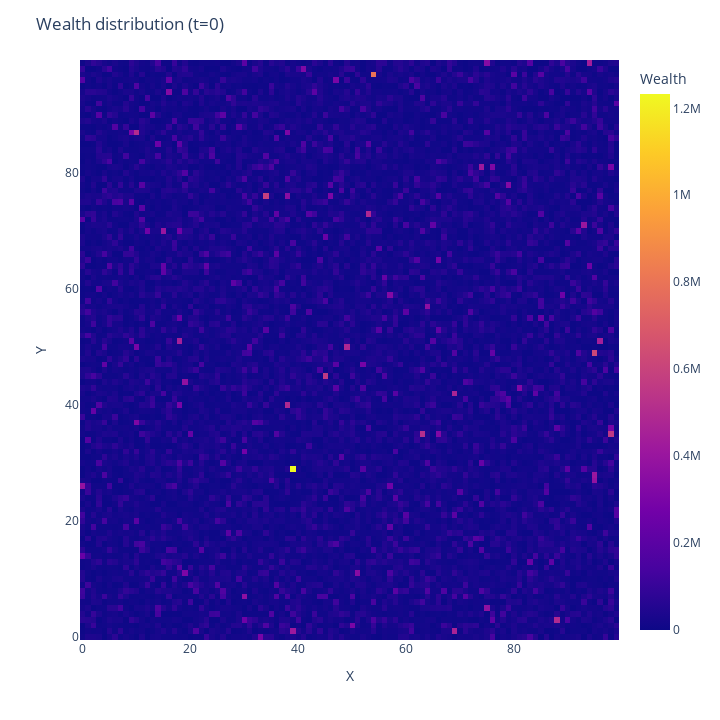
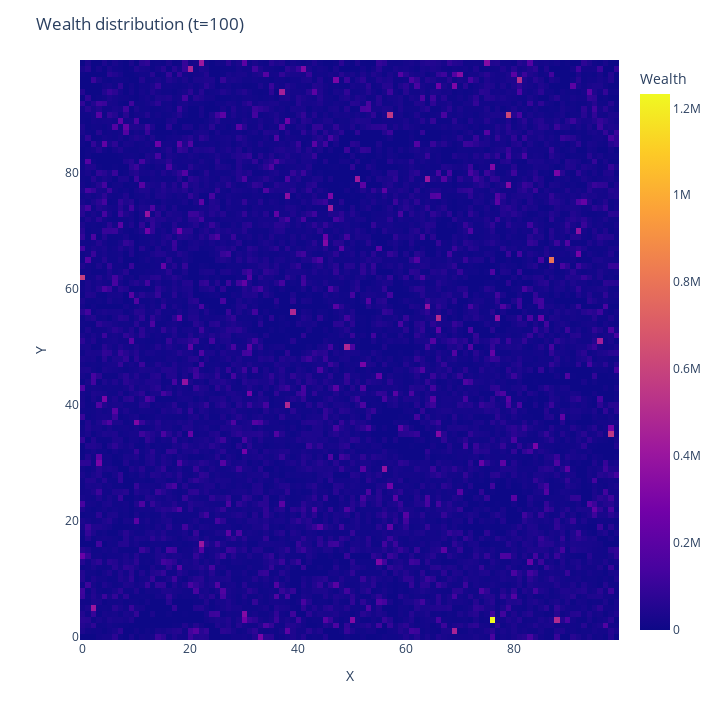

The cell these charts' notebook holds for them, in order:
### Markdown cell above
## Wealth distribution plots (prototypes):

### Code cell
def extract_data(model):
    """
    Extracts the data from the model and returns it as a DataFrame.
    """

    # Extract data from model
    x_coords = np.array([agent.pos[0] for agent in model.schedule.agents])  # Agent x coords
    y_coords = np.array([agent.pos[1] for agent in model.schedule.agents])  # Agent y coords
    wealths = np.array([agent.wealth for agent in model.schedule.agents])   # Agent wealths 
    types = np.array([agent.type for agent in model.schedule.agents])       # Agent types
    return x_coords, y_coords, wealths, types


def plot2D_modelWealth(model):
    """
    Plots a 2D density heatmap of the model.
        x-axis: x position
        y-axis: y position
        weights: wealth
    """

    # Extract data from model
    x_coords, y_coords, wealths, types = extract_data(model)
    df = pd.DataFrame({'x_pos': x_coords, 'y_pos': y_coords, 'wealth': wealths, 'type': types})

    # Create the 2D density heatmap
    fig = px.density_heatmap(df, x='x_pos', y='y_pos', z='wealth', nbinsx=model.width, nbinsy=model.height)

    # Set axis labels
    fig.update_layout(
        height=720, width=720,
        xaxis_title='X', yaxis_title='Y', 
        coloraxis_colorbar_title='Wealth',
        title=f'Wealth distribution (t={model.schedule.steps})'
    )

    # Show the plot
    fig.show()

def plot2D_modelTypes(model):
    fig, ax = plt.subplots()

    # If you want to run the simulation with more than 7 colors, you should set agent_colors accordingly
    agent_colors = {0: 'b', 1: 'r', 2: 'g', 3: 'c', 4: 'm', 5: 'y', 6: 'k'}

    positions = [agent.pos for agent in model.schedule.agents]
    types = [agent.type for agent in model.schedule.agents]
    colors = [agent_colors[agent_type] for agent_type in types]

    ax.scatter(*zip(*positions), color=colors, s=10)

    ax.set_title(f'Schelling model (t={model.schedule.steps})', fontsize=10, fontweight='bold')
    ax.set_xlim([0, model.width])
    ax.set_ylim([0, model.height])
    ax.set_xticks([])
    ax.set_yticks([])

    plt.show()

# Define model parameters
heigth, width = 100, 100
density = 0.9
fixed_areas_pc = 0.0
popilation_sizes = [0.8, 0.2]
homophily = 5
cluster_threshold = 4

# Create the model
model = Schelling(heigth, width, density, fixed_areas_pc, popilation_sizes, homophily, cluster_threshold)

plot2D_modelTypes(model)
plot2D_modelWealth(model)
for i in range(100):
    model.step()
plot2D_modelTypes(model)
plot2D_modelWealth(model)

### Figure 1 — Plotly figure (JSON) as saved in the notebook; plotly's stock layout.template omitted (floating-point values rounded to 4 significant figures; data arrays with more than 128 entries replaced by an {"elided": "..."} marker saying what was removed)
{"data": [{"coloraxis": "coloraxis", "histfunc": "sum", "hovertemplate": "x_pos=%{x}<br>y_pos=%{y}<br>sum of wealth=%{z}<extra></extra>", "name": "", "nbinsx": 100, "nbinsy": 100, "type": "histogram2d", "x": {"elided": "9003 int values"}, "xaxis": "x", "xbingroup": "x", "y": {"elided": "9003 int values"}, "yaxis": "y", "ybingroup": "y", "z": {"elided": "9003 float values"}}], "layout": {"coloraxis": {"colorbar": {"title": {"text": "Wealth"}}, "colorscale": [[0, "#0d0887"], [0.1111, "#46039f"], [0.2222, "#7201a8"], [0.3333, "#9c179e"], [0.4444, "#bd3786"], [0.5556, "#d8576b"], [0.6667, "#ed7953"], [0.7778, "#fb9f3a"], [0.8889, "#fdca26"], [1, "#f0f921"]]}, "height": 720, "legend": {"tracegroupgap": 0}, "margin": {"t": 60}, "title": {"text": "Wealth distribution (t=0)"}, "width": 720, "xaxis": {"anchor": "y", "domain": [0, 1], "title": {"text": "X"}}, "yaxis": {"anchor": "x", "domain": [0, 1], "title": {"text": "Y"}}}}

### Figure 2 — Plotly figure (JSON) as saved in the notebook; plotly's stock layout.template omitted (floating-point values rounded to 4 significant figures; data arrays with more than 128 entries replaced by an {"elided": "..."} marker saying what was removed)
{"data": [{"coloraxis": "coloraxis", "histfunc": "sum", "hovertemplate": "x_pos=%{x}<br>y_pos=%{y}<br>sum of wealth=%{z}<extra></extra>", "name": "", "nbinsx": 100, "nbinsy": 100, "type": "histogram2d", "x": {"elided": "9003 int values"}, "xaxis": "x", "xbingroup": "x", "y": {"elided": "9003 int values"}, "yaxis": "y", "ybingroup": "y", "z": {"elided": "9003 float values"}}], "layout": {"coloraxis": {"colorbar": {"title": {"text": "Wealth"}}, "colorscale": [[0, "#0d0887"], [0.1111, "#46039f"], [0.2222, "#7201a8"], [0.3333, "#9c179e"], [0.4444, "#bd3786"], [0.5556, "#d8576b"], [0.6667, "#ed7953"], [0.7778, "#fb9f3a"], [0.8889, "#fdca26"], [1, "#f0f921"]]}, "height": 720, "legend": {"tracegroupgap": 0}, "margin": {"t": 60}, "title": {"text": "Wealth distribution (t=100)"}, "width": 720, "xaxis": {"anchor": "y", "domain": [0, 1], "title": {"text": "X"}}, "yaxis": {"anchor": "x", "domain": [0, 1], "title": {"text": "Y"}}}}
